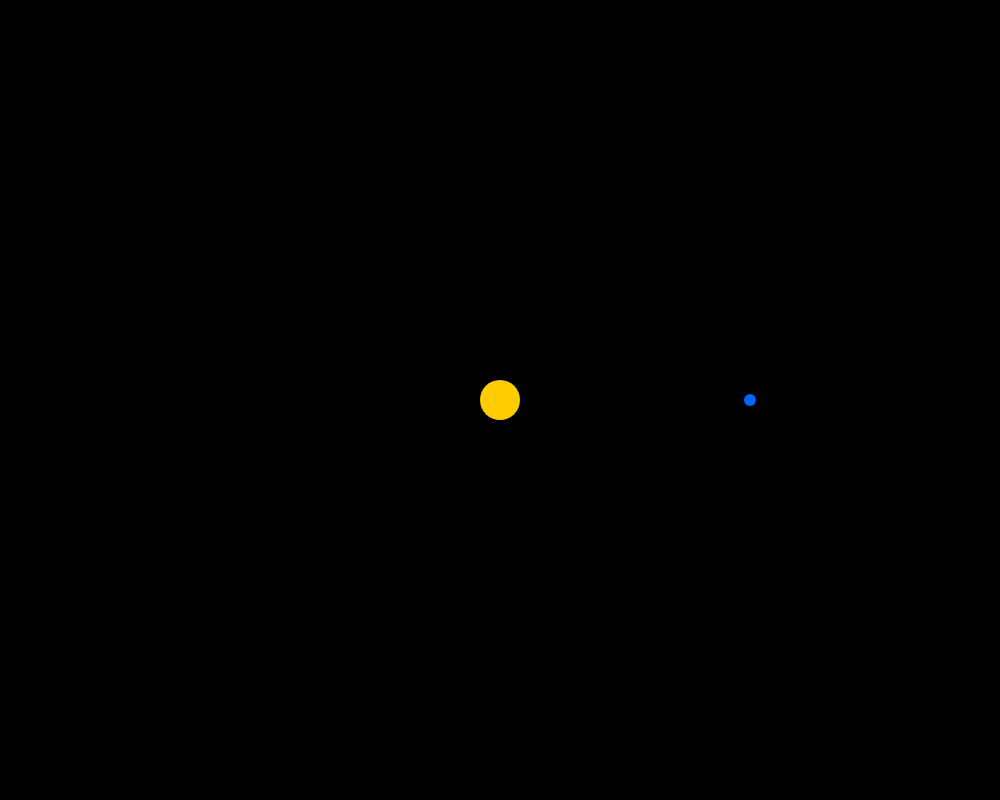
Frame 1 (no input)
Frame 60 (no input): identical to frame 1, image omitted
Frame 120 (the mouse pressed at the canvas centre since frame 60): identical to frame 1, image omitted

The p5.js sketch that drew this single still picture (run headless with seeded random() and noise() and a simulated clock; from frame 60 on, the mouse is pressed at the canvas centre):

// p5.js sketch
// ── sketch.js
let G = 6.67430e-11; // Tyngdekonstant
let sol; // Variabel der gemmer solens data
let jord; // Variabel til for at gemme Jordens data
let jordKredsløb = []; // Dette er et array, der skal gemme jordens kredsløb, "jordkredsløb"
const maksKredsløbPunkter = 30000; // Maks antal punkter i Jordens bane
const AU = 149.6e9; // 1 Astronomisk Enhed = afstand Jorden-Solen (meter)
const skala = 250 / AU; // Omregningsfaktor fra meter til pixels

function setup() {
  createCanvas(1000, 800); // Laver et lærred 1000x800 pixels
  
  // Solens egenskaber
  sol = {
    x: width/2, // X-position 
    y: height/2, // Y-position 
    diameter: 40, // Størrelse i pixels
    masse: 1.989e30, // Vægt i kg 
    vx: 0, // Hastighed i x-retning 
    vy: 0, // Hastighed i y-retning
    farve: [255, 204, 0] 
  };
  
  // Jordens egenskaber
  jord = {
    x: width/2 + AU * skala, // Startposition (1 AU fra Solen)
    y: height/2,
    diameter: 12, // Størrelse i pixels
    masse: 5.972e24, // Vægt i kg
    vx: 0, // Start hastighed i x-retning
    vy: -29.78e3 * skala, // Hastighed i y-retning (29.78 km/s)
    farve: [0, 100, 255] 
  };
}

function draw() {
  background(0); // Sort baggrund
  
  // Beregn afstanden mellem Solen og Jorden i meter
  let dx = (jord.x - sol.x) / skala;
  let dy = (jord.y - sol.y) / skala;
  let afstand = sqrt(dx * dx + dy * dy);
  
  // Beregn tyngdekraften mellem Solen og Jorden
  let kraft = G * sol.masse * jord.masse / (afstand * afstand);
  let kraftVinkel = atan2(dy, dx);
  
  // Opdater hastigheder
  let fx = kraft * cos(kraftVinkel);
  let fy = kraft * sin(kraftVinkel);
  
  // Anvend kraft på Jorden 
  jord.vx -= fx / jord.masse * skala;
  jord.vy -= fy / jord.masse * skala;
  
  // Opdater positioner
  jord.x += jord.vx;
  jord.y += jord.vy;
  
  // Gem jordens position i kredsløbsarray
  jordKredsløb.push(createVector(jord.x, jord.y));
  
  // Slet ældste punkt hvis der er for mange
  if (jordKredsløb.length > maksKredsløbPunkter) {
    jordKredsløb.splice(0, 1);
  }
  
  // Her tegnes sol
  fill(sol.farve);
  noStroke();
  ellipse(sol.x, sol.y, sol.diameter);
  
  // Tegn Jordens kredsløb
  noFill();
  stroke(100, 100, 255, 100);
  strokeWeight(1);
  beginShape();
  for (let p of jordKredsløb) {
    vertex(p.x, p.y);
  }
  endShape();
  
  // Her tegnes Jord
  fill(jord.farve);
  noStroke();
  ellipse(jord.x, jord.y, jord.diameter);
}
